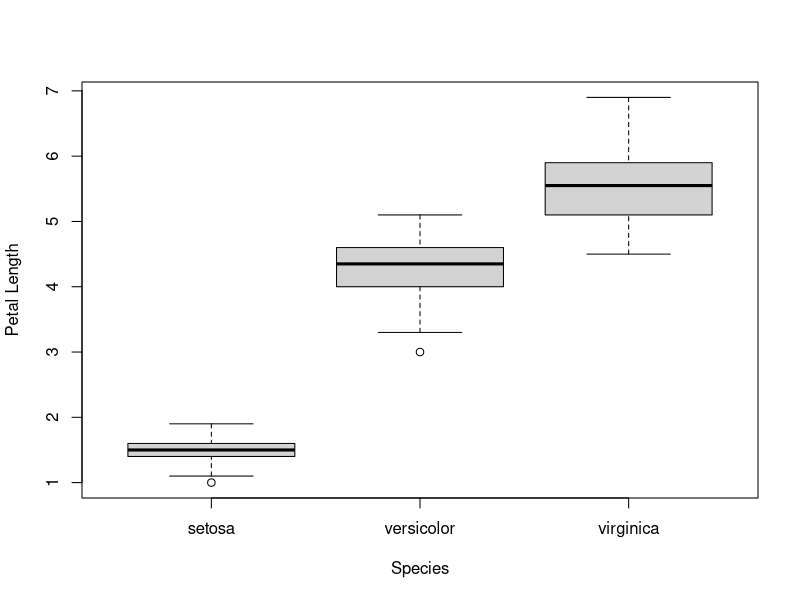
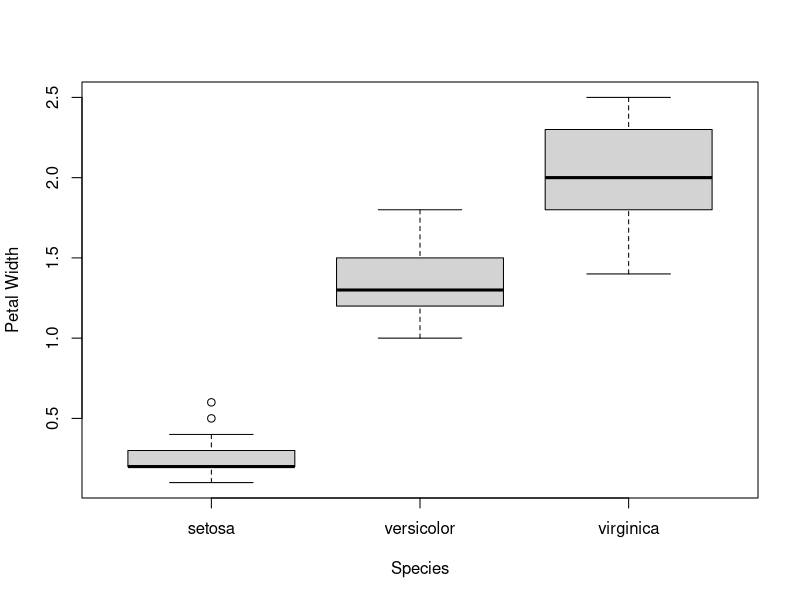
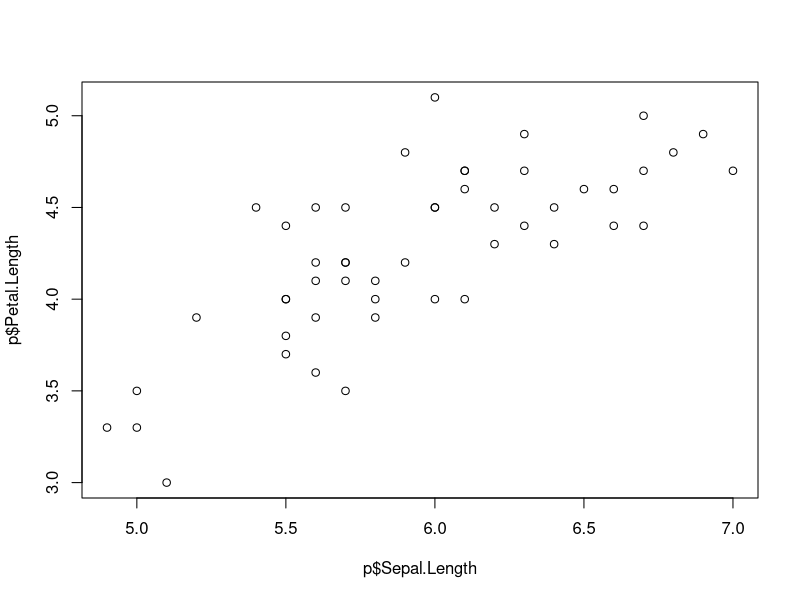
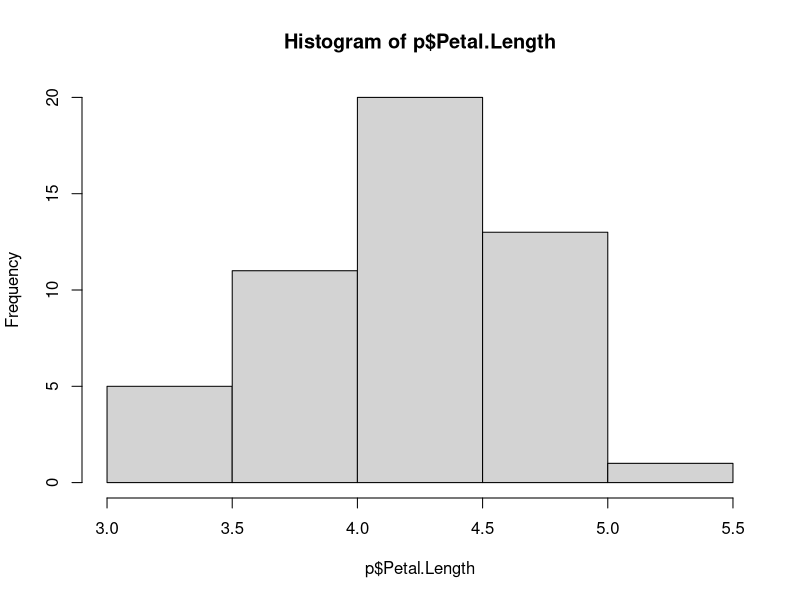
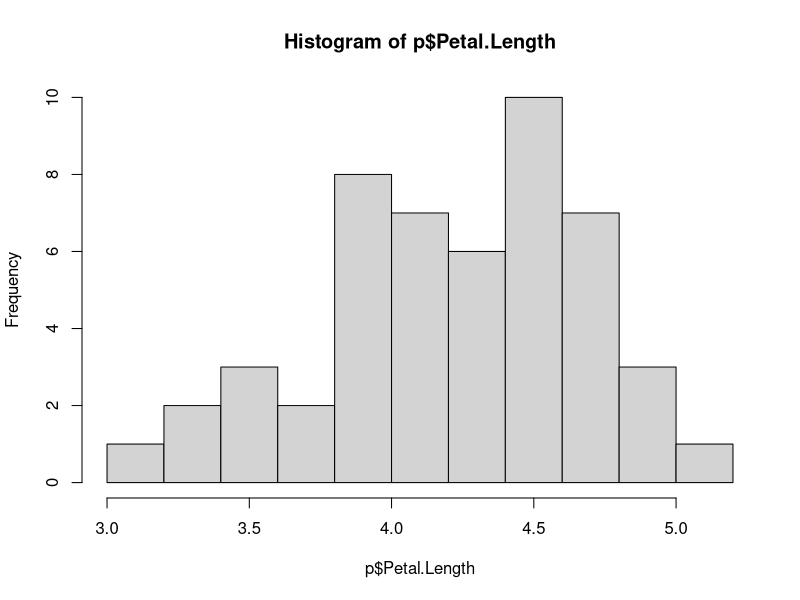
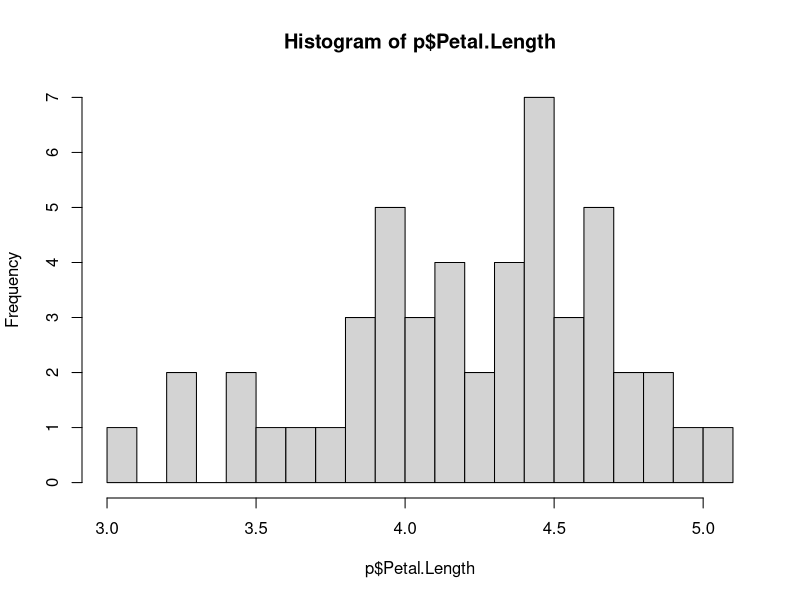
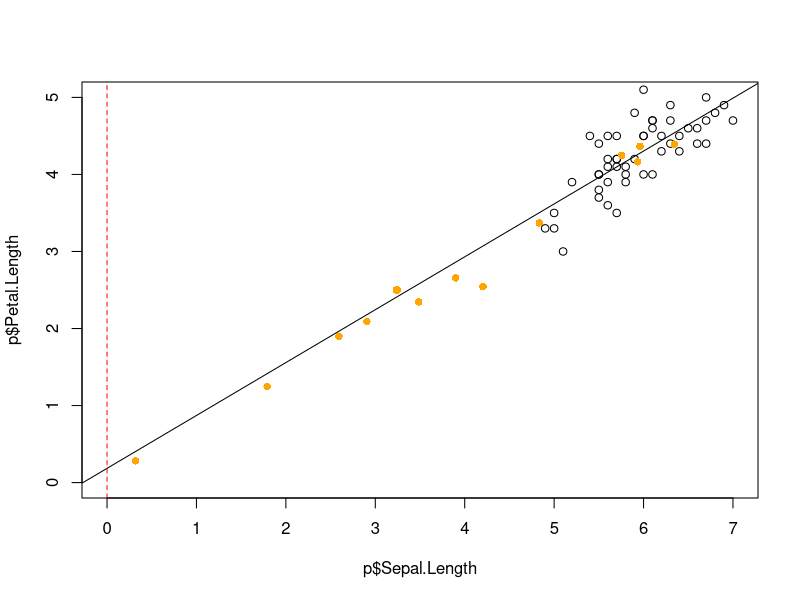
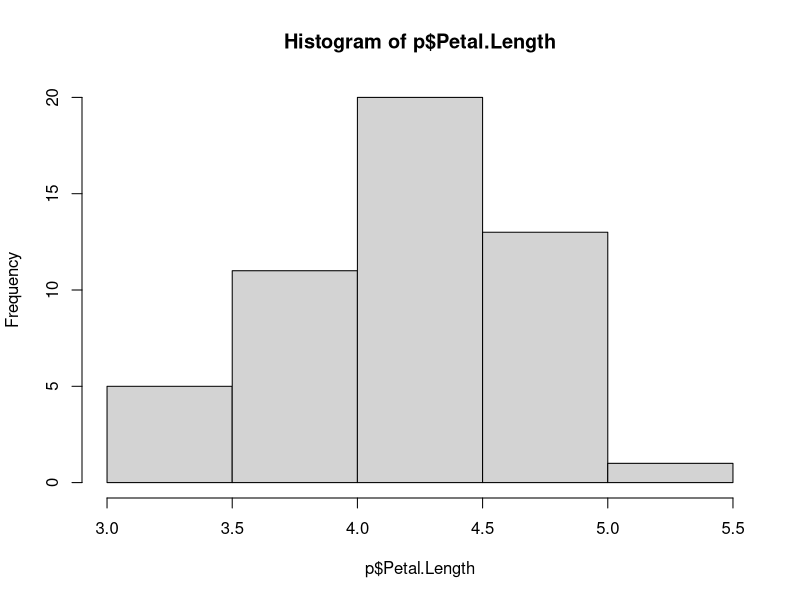

Write the R code that produced these figures, in order.
# EBIO 338/538 Analysis & Visualization of Biological Data
# Class 10 Practice

# Remove all objects in the environment

# Load the iris data from R's datasets
data("iris")

# Examine the structure of the iris data and read about it in the help menu
?iris


# VISUALIZE AND MODEL DATA

# Visually examine the iris data
# Start by plotting boxplots of the different measurements by species
# a) Petal length per species
boxplot(iris$Petal.Length ~ iris$Species, ylab = "Petal Length", xlab = "Species")
# b) Petal width per species
boxplot(iris$Petal.Width ~ iris$Species, ylab = "Petal Width", xlab = "Species")

# Extract only the observations of the versicolor species in an object named p
p <- iris[iris$Species == "versicolor",]
# Now use scatterplots to examine relationships among the sepal and petal measurements for versicolor
# Plot the relationship between petal length and sepal length
plot(p$Petal.Length ~ p$Sepal.Length)
# Examine the distribution of petal lengths using multiple break points
hist(p$Petal.Length, breaks = 5)
hist(p$Petal.Length, breaks = 10)
hist(p$Petal.Length, breaks = 15)
# Model petal lengths as a constant
model <- lm(p$Petal.Length ~ 1)
# How else can the value of the intercept be estimated?
coef(model)[1]
mean(p$Petal.Length)
# Now model petal lengths as a function of sepal length in a model called m
m <- lm(p$Petal.Length ~ p$Sepal.Length)
# Examine a summary of the model
summary(m)

# The intercept can be interpreted as the petal length of a flower with a sepal length of zero
# Use the following code to visualize it:
plot(p$Petal.Length~p$Sepal.Length, ylim=c(0,5), xlim=c(0,7))
abline(m)
abline(v=0, col="red", lty="dashed")

# What proportion of the variance is explained by the model?
summary(m)[9]
# TRUE or FALSE? Does this model outperform a model without any covariates?
TRUE

# OUT OF SAMPLE PREDICTION

# Generate another sample of 25 petal lengths from a normal distribution with a mean of 7 and a sd of 3. Call it more_petals
more_petals <- rnorm(25, mean = 7, sd = 3)
# Use more_petals to predict sepal lengths
alpha <- coef(m)[1]
beta <- coef(m)[2]
sigma <- summary(m)$sigma
predicted.sepal.lengths <- rnorm(length(more_petals),
                                 mean = alpha + beta * more_petals,
                                 sd = sigma)
# Plot simulated data with original data overlaid
points(predicted.sepal.lengths ~ more_petals, pch = 16, col = "orange")



# CHECK ASSUMPTIONS of a simple linear regression

# Check for normally distributed outcome (dependent variable) with 3 approaches
shapiro.test(p$Petal.Length)

hist(p$Petal.Length, breaks = 5)
hist(p$Petal.Length, breaks = 10)
hist(p$Petal.Length, breaks = 15)

qqnorm(p$Petal.Length)

# Check for normally distributed errors with 2 approaches
shapiro.test(resid(m))

hist(resid(m), breaks = 5)
hist(resid(m), breaks = 10)
hist(resid(m), breaks = 15)

# Check for homoscedasticity of errors
plot(resid(m) ~ predict(m))
m2 <- lm(resid(m) ~ predict(m))
abline(m2)

# Check for independence of errors (e.g., temporal autocorrelation)

# Check assumptions of additivity and linearity with 2 different visualizations
plot(p$Petal.Length ~ predict(m))
abline(0, 1)

plot(resid(m) ~ predict(m))
abline(h = 0)
